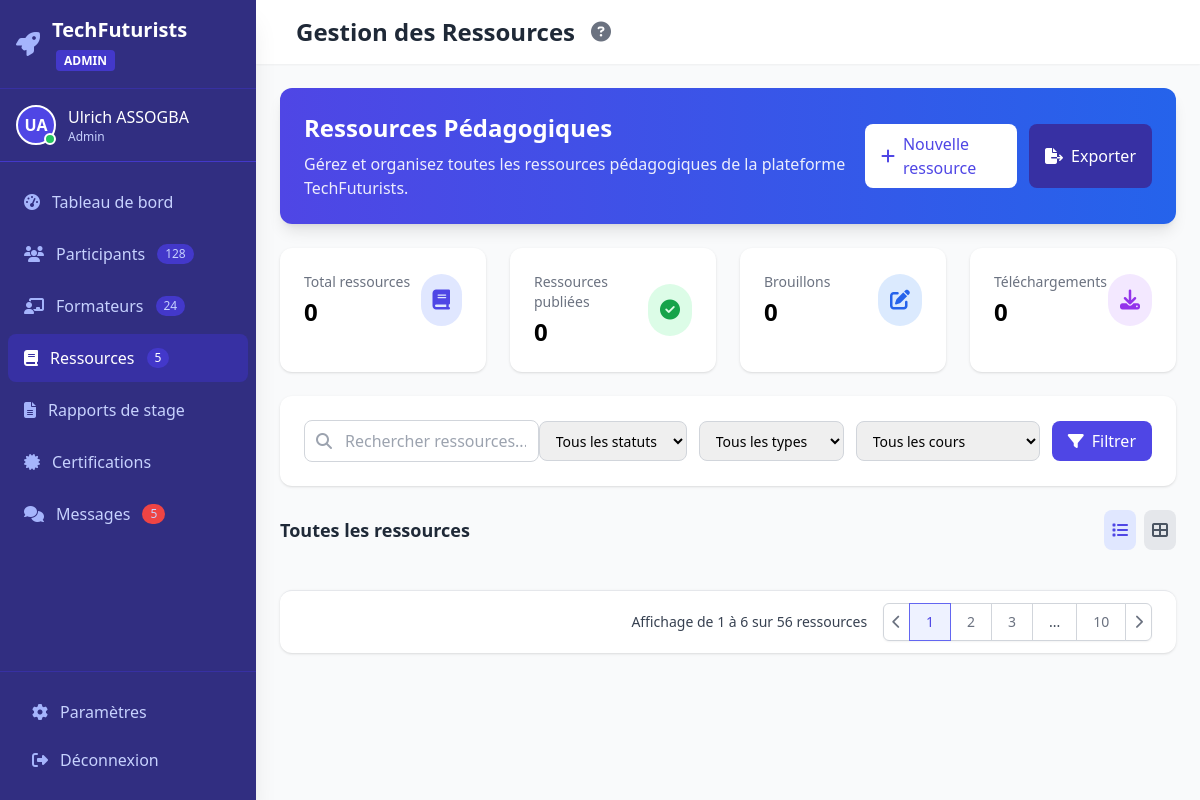
Page /resources/ (signed in) on the committed database.
### app/models/users.py (models this page shows, shortened)
class User(UserMixin, db.Model):
    id = db.Column(db.Integer, primary_key=True)
    email = db.Column(db.String(120), unique=True, nullable=False)
    first_name = db.Column(db.String(64), nullable=False)
    last_name = db.Column(db.String(64), nullable=False)
    password_hash = db.Column(db.String(128), nullable=False)
    role = db.Column(db.Enum(RoleEnum), default=RoleEnum.Participant)
    is_verified = db.Column(db.Boolean, default=False)
    created_at = db.Column(db.DateTime, default=datetime.utcnow)

### app/routes/resources.py (the view)
@bp.route('/')
@token_required
def index(current_user):
    resources = Resource.query.all()
    total_resources = Resource.query.count()
    published_resources = Resource.query.filter_by(is_published=True).count()
    total_downloads = db.session.query(db.func.sum(Resource.download_count)).scalar() or 0
    return render_template(
        'resources/index.html',
        resources=resources,
        user=current_user,
        total_resources=total_resources,
        published_resources=published_resources,
        total_downloads=total_downloads
    )

### app/models/users.py (called while the page is built)
@login_manager.user_loader
def load_user(user_id):
    return User.query.get(int(user_id))

### app/templates/resources/index.html (shortened to what this page needs)
<!DOCTYPE html>
<html lang="fr">
<head>
    <script src="https://cdn.tailwindcss.com"></script>
    <link rel="stylesheet" href="https://cdnjs.cloudflare.com/ajax/libs/font-awesome/6.4.0/css/all.min.css">
    <link rel="stylesheet" href="{{ url_for('static', filename='css/Admin.css') }}">
</head>
<body class="bg-gray-50 font-sans">
    <div class="flex h-screen overflow-hidden">
        {% include 'partials/sidebar.html' %}
        <div id="mainContent" class="flex-1 flex flex-col overflow-hidden lg:ml-64 transition-all duration-300 ease-in-out">
            {% include 'partials/header.html' %}
            <main class="flex-1 overflow-y-auto p-4 sm:p-6 bg-gray-50">
                {% include 'sections/welcome_banner.html' %}
                {% include 'sections/stats_cards.html' %}
                {% include 'sections/filters.html' %}
                {% include 'sections/resources_grid.html' %}
                {% include 'partials/pagination.html' %}
            </main>
        </div>
    </div>
</body>
</html>

### app/templates/partials/sidebar.html (shortened to what this page needs)
<body>
    <div id="sidebar" class="fixed inset-y-0 left-0 z-50 w-64 bg-indigo-900 text-white transition-all duration-300 ease-in-out shadow-xl lg:transform-none">
        <div class="flex flex-col h-full">
            <div class="flex items-center justify-between p-4 border-b border-indigo-800">
                <div class="flex items-center space-x-3">
                    <i class="fas fa-rocket text-2xl text-indigo-300"></i>
                    <span class="logo-text text-xl font-bold">TechFuturists <span class="text-xs bg-indigo-700 px-2 py-0.5 rounded ml-1">ADMIN</span></span>
                </div>
            </div>
            <div class="user-info p-4 flex items-center space-x-3 border-b border-indigo-700">
                <div class="relative">
                    <div class="w-10 h-10 rounded-full bg-indigo-600 text-white flex items-center justify-center font-semibold border-2 border-white">
                        {{ user.first_name[0] }}{{ user.last_name[0] }}
                    </div>
                    <span class="absolute bottom-0 right-0 w-3 h-3 bg-green-500 rounded-full border-2 border-white"></span>
                </div>
                <div>
                    <div class="font-medium">{{ user.first_name }} {{ user.last_name }}</div>
                    <div class="text-xs text-indigo-200">{{ user.role.value }}</div>
                </div>
            </div>
            <nav class="flex-1 overflow-y-auto py-4">
                <div class="space-y-1 px-2">
                    <a href="{{url_for('admin.dashboard')}}"
                       class="flex items-center space-x-3 px-4 py-3 hover:bg-indigo-800 rounded-lg {% if request.endpoint == 'admin.dashboard' %}bg-indigo-800 text-white{% else %}text-indigo-200{% endif %} transition">
                        <i class="fas fa-tachometer-alt {% if request.endpoint == 'admin.dashboard' %}text-white{% else %}text-indigo-300{% endif %}"></i>
                        <span class="nav-text">Tableau de bord</span>
                    </a>
                    <a href="{{url_for('participant.list_participants')}}"
                       class="flex items-center space-x-3 px-4 py-3 hover:bg-indigo-800 rounded-lg {% if request.endpoint.startswith('participant.') %}bg-indigo-800 text-white{% else %}text-indigo-200{% endif %} transition">
                        <i class="fas fa-users {% if request.endpoint.startswith('participant.') %}text-white{% else %}text-indigo-300{% endif %}"></i>
                        <span class="nav-text">Participants</span>
                        <span class="ml-auto bg-indigo-700 text-xs px-2 py-0.5 rounded-full">128</span>
                    </a>
                    <a href="#"
                       class="flex items-center space-x-3 px-4 py-3 hover:bg-indigo-800 rounded-lg {% if request.endpoint.startswith('trainer.') %}bg-indigo-800 text-white{% else %}text-indigo-200{% endif %} transition">
                        <i class="fas fa-chalkboard-teacher {% if request.endpoint.startswith('trainer.') %}text-white{% else %}text-indigo-300{% endif %}"></i>
                        <span class="nav-text">Formateurs</span>
                        <span class="ml-auto bg-indigo-700 text-xs px-2 py-0.5 rounded-full">24</span>
                    </a>
                    <a href="{{url_for('resources.index')}}"
                       class="flex items-center space-x-3 px-4 py-3 hover:bg-indigo-800 rounded-lg {% if request.endpoint.startswith('resources.') %}bg-indigo-800 text-white{% else %}text-indigo-200{% endif %} transition">
                        <i class="fas fa-book {% if request.endpoint.startswith('resources.') %}text-white{% else %}text-indigo-300{% endif %}"></i>
                        <span class="nav-text">Ressources</span>
                        <span class="ml-auto bg-indigo-700 text-xs px-2 py-0.5 rounded-full">5</span>
                    </a>
                    <a href="{{url_for('reports.index')}}"
                       class="flex items-center space-x-3 px-4 py-3 hover:bg-indigo-800 rounded-lg {% if request.endpoint.startswith('reports.') %}bg-indigo-800 text-white{% else %}text-indigo-200{% endif %} transition">
                        <i class="fas fa-file-alt {% if request.endpoint.startswith('reports.') %}text-white{% else %}text-indigo-300{% endif %}"></i>
                        <span class="nav-text">Rapports de stage</span>
                    </a>
                    <a href="#"
                       class="flex items-center space-x-3 px-4 py-3 hover:bg-indigo-800 rounded-lg {% if request.endpoint.startswith('certifications.') %}bg-indigo-800 text-white{% else %}text-indigo-200{% endif %} transition">
                        <i class="fas fa-certificate {% if request.endpoint.startswith('certifications.') %}text-white{% else %}text-indigo-300{% endif %}"></i>
                        <span class="nav-text">Certifications</span>
                    </a>
                    <a href="#"
                       class="flex items-center space-x-3 px-4 py-3 hover:bg-indigo-800 rounded-lg {% if request.endpoint.startswith('messages.') %}bg-indigo-800 text-white{% else %}text-indigo-200{% endif %} transition">
                        <i class="fas fa-comments {% if request.endpoint.startswith('messages.') %}text-white{% else %}text-indigo-300{% endif %}"></i>
                        <span class="nav-text">Messages</span>
                        <span class="ml-auto bg-red-500 text-xs px-2 py-0.5 rounded-full">5</span>
                    </a>
                </div>
            </nav>
            <div class="p-4 border-t border-indigo-800">
                <a href="#"
                   class="flex items-center space-x-3 px-4 py-3 hover:bg-indigo-800 rounded-lg {% if request.endpoint.startswith('settings.') %}bg-indigo-800 text-white{% else %}text-indigo-200{% endif %} transition">
                    <i class="fas fa-cog {% if request.endpoint.startswith('settings.') %}text-white{% else %}text-indigo-300{% endif %}"></i>
                    <span class="nav-text">Paramètres</span>
                </a>
                <a href="#"
                    id="logoutButton"
                   class="flex items-center space-x-3 px-4 py-3 hover:bg-indigo-800 rounded-lg text-indigo-200 hover:text-white transition">
                    <i class="fas fa-sign-out-alt text-indigo-300"></i>
                    <span class="nav-text">Déconnexion</span>
                </a>
            </div>
        </div>
    </div>
    </body>

### rows in the picture
User: first_name "U", last_name "A", first_name "Ulrich", last_name "ASSOGBA", role.value "Admin"

### other values in the picture
{{ total_resources }} "0"
{{ published_resources }} "0"
{{ total_resources - published_resources }} "0"
{{ total_downloads }} "0"
